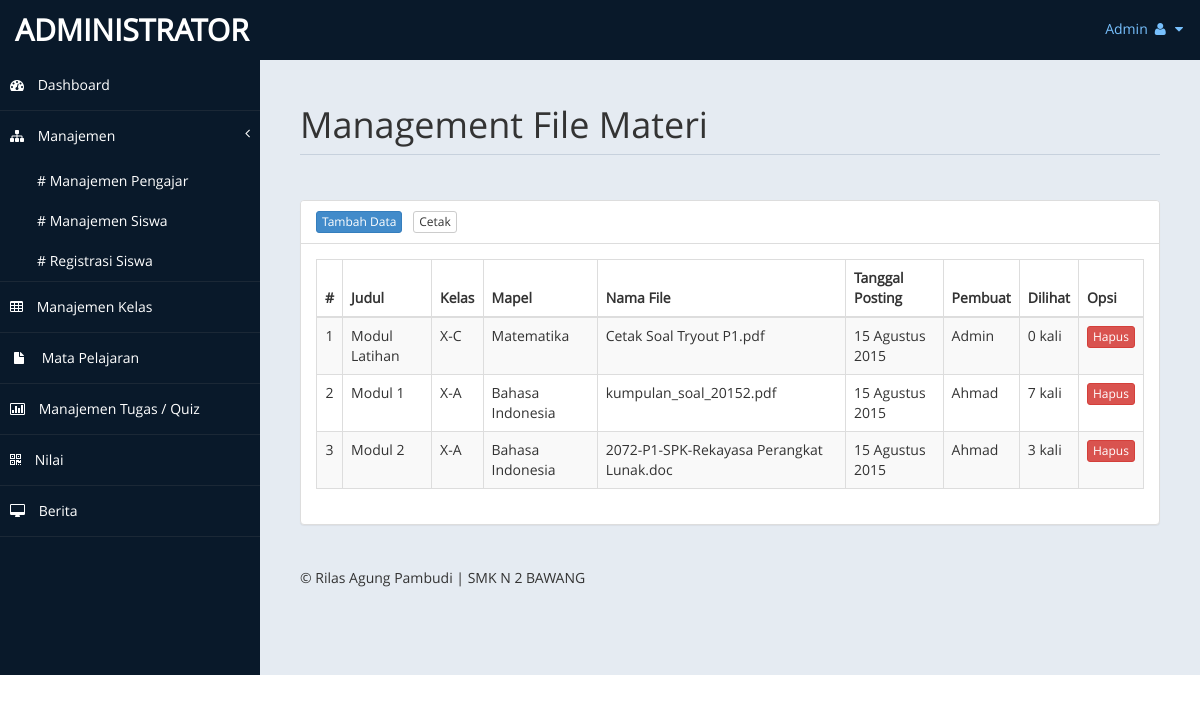
The page /admin/index.php?page=materi (signed in) on the database as committed earlier.
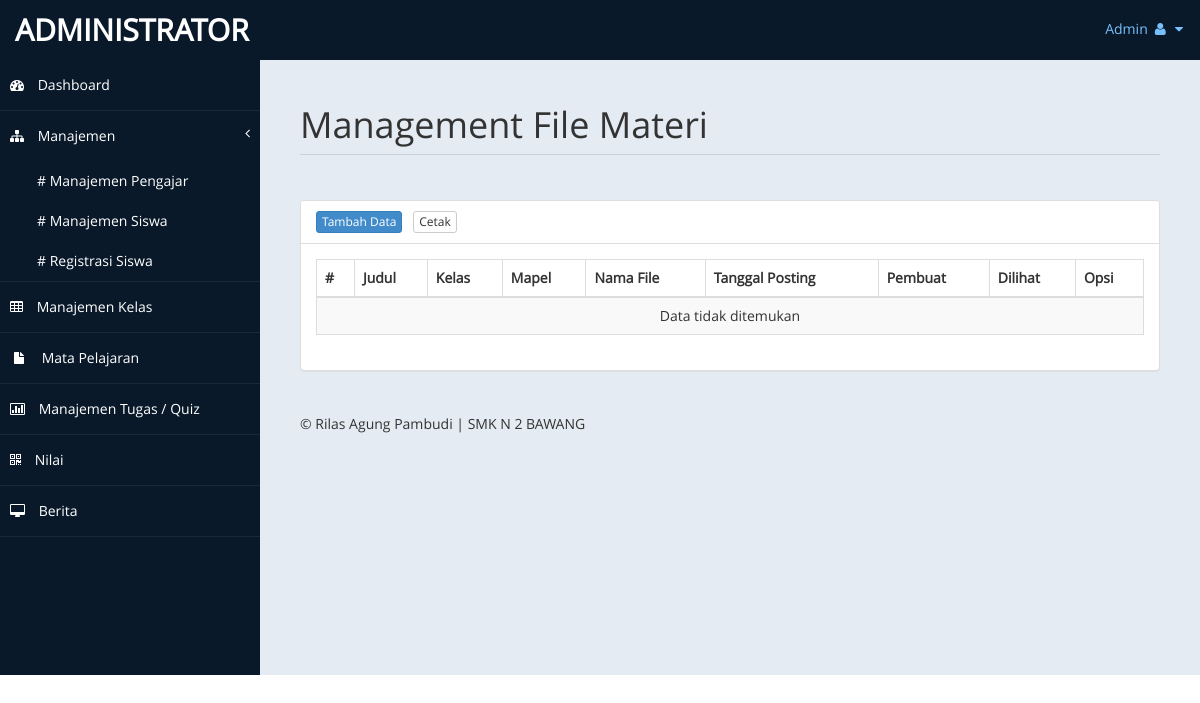
The same page on the database as committed later.
### tables this page shows
CREATE TABLE `tb_file_materi` (
  `id_materi` int(11) NOT NULL,
  `judul` varchar(200) NOT NULL,
  `id_kelas` int(4) NOT NULL,
  `id_mapel` int(4) NOT NULL,
  `nama_file` varchar(250) NOT NULL,
  `tgl_posting` date NOT NULL,
  `pembuat` varchar(10) NOT NULL
);

CREATE TABLE `tb_kelas` (
  `id_kelas` int(11) NOT NULL,
  `nama_kelas` varchar(50) NOT NULL,
  `ruang` varchar(20) NOT NULL,
  `wali_kelas` int(5) NOT NULL,
  `ketua_kelas` int(5) NOT NULL,
  `tingkatan` int(10) DEFAULT NULL
);

CREATE TABLE `tb_mapel` (
  `id` int(11) NOT NULL,
  `kode_mapel` varchar(10) NOT NULL,
  `mapel` varchar(100) NOT NULL
);

CREATE TABLE `tb_pengajar` (
  `id_pengajar` int(11) NOT NULL,
  `nip` varchar(20) NOT NULL,
  `nama_lengkap` varchar(50) NOT NULL,
  `tempat_lahir` varchar(20) DEFAULT NULL,
  `tgl_lahir` date DEFAULT NULL,
  `jenis_kelamin` enum('L','P') DEFAULT NULL,
  `agama` varchar(20) DEFAULT NULL,
  `no_telp` varchar(15) DEFAULT NULL,
  `email` varchar(100) DEFAULT NULL,
  `alamat` text,
  `jabatan` varchar(20) DEFAULT NULL,
  `foto` varchar(100) DEFAULT NULL,
  `web` varchar(60) DEFAULT NULL,
  `username` varchar(40) NOT NULL,
  `password` varchar(40) NOT NULL,
  `pass` varchar(40) NOT NULL,
  `status` enum('aktif','tidak aktif') NOT NULL,
  `mapel` varchar(100) NOT NULL
);

### +koneksi.php (called while the page is built, shortened)
<?php
function tgl_indo($tgl) {
	$tanggal = substr($tgl,8,2);
	$bulan = getBulan(substr($tgl,5,2));
	$tahun = substr($tgl,0,4);
	return $tanggal.' '.$bulan.' '.$tahun;
}
function getBulan($bln){
	switch ($bln){
		case 8:
			return "Agustus";
			break;
	}
}
?>

### admin/inc/materi.php (the view, shortened to what the changed rows need)
<div class="row">
    <div class="col-md-12">
        <h1 class="page-header">Management File Materi</h1>
    </div>
</div>
<?php
if(@$_GET['action'] == '') { ?>
	<div class="row">
		<div class="col-md-12">
	        <div class="panel panel-default">
	            <div class="panel-body">
	                <div class="table-responsive">
	                    <table class="table table-striped table-bordered table-hover" id="datamateri">
	                        <thead>
	                            <tr>
	                                <th>#</th>
	                                <th>Judul</th>
	                                <th>Kelas</th>
	                                <th>Mapel</th>
	                                <th>Nama File</th>
	                                <th>Tanggal Posting</th>
	                                <th>Pembuat</th>
	                                <th>Dilihat</th>
	                                <th>Opsi</th>
	                            </tr>
	                        </thead>
	                        <tbody>
	                        <?php
	                        $no = 1;
	                        if(@$_SESSION[admin]) {
		                        $sql_materi = mysqli_query($db, "SELECT * FROM tb_file_materi JOIN tb_kelas ON tb_file_materi.id_kelas = tb_kelas.id_kelas JOIN tb_mapel ON tb_file_materi.id_mapel = tb_mapel.id") or die($db->error);
	                        } else if(@$_SESSION[pengajar]) {
	                        	$sql_materi = mysqli_query($db, "SELECT * FROM tb_file_materi JOIN tb_kelas ON tb_file_materi.id_kelas = tb_kelas.id_kelas JOIN tb_mapel ON tb_file_materi.id_mapel = tb_mapel.id WHERE pembuat = '$_SESSION[pengajar]'") or die($db->error);
	                        }
	                        if(mysqli_num_rows($sql_materi) > 0) {
	                        	while($data_materi = mysqli_fetch_array($sql_materi)) { ?>
									<tr>
										<td align="center"><?php echo $no++; ?></td>
										<td><?php echo $data_materi['judul']; ?></td>
										<td><?php echo $data_materi['nama_kelas']; ?></td>
										<td><?php echo $data_materi['mapel']; ?></td>
										<td><?php echo $data_materi['nama_file']; ?></td>
										<td><?php echo tgl_indo($data_materi['tgl_posting']); ?></td>
										<td>
											<?php
											if($data_materi['pembuat'] == 'admin') {
												echo "Admin";
											} else {
												$sql_pengajar = mysqli_query($db, "SELECT * FROM tb_pengajar WHERE id_pengajar = '$data_materi[pembuat]'") or die($db->error);
												$data_pengajar = mysqli_fetch_array($sql_pengajar);
												echo $data_pengajar['nama_lengkap'];
											} ?>
										</td>
										<td><?php echo $data_materi['hits']." kali"; ?></td>
										<td align="center">
	                                        <a onclick="return confirm('Yakin akan menghapus data?');" href="?page=materi&action=hapus&IDmateri=<?php echo $data_materi['id_materi']; ?>" class="btn btn-danger btn-xs">Hapus</a>
                                        </td>
									</tr>
								<?php
	                        	}
	                        } else {
	                        	echo '<tr><td colspan="9" align="center">Data tidak ditemukan</td></tr>';
	                        } ?>
	                        </tbody>
	                    </table>
	                </div>
	            </div>
	        </div>
	    </div>
	</div>
<?php
} if(@$_GET['action'] == 'tambah') { ?>
	<div class="row">
		<div class="col-md-6">
            <div class="panel panel-default">
                <div class="panel-heading">Tambah File Materi &nbsp; <a href="?page=materi" class="btn btn-warning btn-xs">Kembali</a></div>
                <div class="panel-body">
	                <?php
	                if(@$_SESSION[admin]) { ?>
	                	<form method="post" enctype="multipart/form-data">
	                    	<div class="form-group">
	                            <label>Judul *</label>
	                            <input type="text" name="judul" class="form-control" required />
	                        </div>
	                        <div class="form-group">
	                            <label>Mapel *</label>
	                            <select name="mapel" class="form-control" required>
	                            	<option value="">- Pilih -</option>
	                            	<?php
	                            	$sql_mapel = mysqli_query($db, "SELECT * FROM tb_mapel") or die ($db->error);
	                            	while($data_mapel = mysqli_fetch_array($sql_mapel)) {
	                            		echo '<option value="'.$data_mapel['id'].'">'.$data_mapel['mapel'].'</option>';
	                            	} ?>
	                            </select>
	                        </div>
	                        <div class="form-group">
	                            <label>Kelas *</label>
	                            <select name="kelas" class="form-control" required>
	                            	<option value="">- Pilih -</option>
	                            	<?php
	                            	$sql_kelas = mysqli_query($db, "SELECT * FROM tb_kelas") or die ($db->error);
	                            	while($data_kelas = mysqli_fetch_array($sql_kelas)) {
	                            		echo '<option value="'.$data_kelas['id_kelas'].'">'.$data_kelas['nama_kelas'].'</option>';
	                            	} ?>
	                            </select>
	                        </div>
	                        <div class="form-group">
	                            <label>File *</label>
	                            <input type="file" name="materi" class="form-control" required />
	                        </div>
	                        <div class="form-group">
	                            <input type="submit" name="simpan" value="Simpan" class="btn btn-success" />
	                            <input type="reset" value="Reset" class="btn btn-danger" />
	                        </div>
	                    </form>
					<?php
	                } else if(@$_SESSION[pengajar]) { ?>
	                    <form method="post" enctype="multipart/form-data">
	                    	<div class="form-group">
	                            <label>Judul *</label>
	                            <input type="text" name="judul" class="form-control" required />
	                        </div>
	                        <div class="form-group">
	                            <label>Mapel yang Anda Ajar *</label>
	                            <select name="mapel" class="form-control" required>
	                            	<option value="">- Pilih -</option>
	                            	<?php
	                            	$sql_mapel_ajar = mysqli_query($db, "SELECT DISTINCT(id_mapel) FROM tb_mapel_ajar WHERE id_pengajar = '$_SESSION[pengajar]'") or die ($db->error);
	                            	while($data_mapel_ajar = mysqli_fetch_array($sql_mapel_ajar)) {
	                            		$sql_mapel = mysqli_query($db, "SELECT * FROM tb_mapel WHERE id = '$data_mapel_ajar[id_mapel]'") or die($db->error);
	                            		$data_mapel = mysqli_fetch_array($sql_mapel);
	                            		echo '<option value="'.$data_mapel_ajar['id_mapel'].'">'.$data_mapel['mapel'].'</option>';
	                            	} ?>
	                            </select>
	                        </div>
	                        <div class="form-group">
	                            <label>Kelas yang Anda Ajar *</label>
	                            <select name="kelas" class="form-control" required>
	                            	<option value="">- Pilih -</option>
	                            	<?php
	                            	$sql_kelas = mysqli_query($db, "SELECT * FROM tb_kelas_ajar JOIN tb_kelas ON tb_kelas_ajar.id_kelas = tb_kelas.id_kelas WHERE tb_kelas_ajar.id_pengajar = '$_SESSION[pengajar]'") or die ($db->error);
	                            	while($data_kelas = mysqli_fetch_array($sql_kelas)) {
	                            		echo '<option value="'.$data_kelas['id_kelas'].'">'.$data_kelas['nama_kelas'].'</option>';
	                            	} ?>
	                            </select>
	                        </div>
	                        <div class="form-group">
	                            <label>File *</label>
	                            <input type="file" name="materi" class="form-control" required />
	                        </div>
	                        <div class="form-group">
	                            <input type="submit" name="simpan" value="Simpan" class="btn btn-success" />
	                            <input type="reset" value="Reset" class="btn btn-danger" />
	                        </div>
	                    </form>
                    <?php
	                }
                    if(@$_POST['simpan']) {
                    	$judul = @mysqli_real_escape_string($db, $_POST['judul']);
                        $mapel = @mysqli_real_escape_string($db, $_POST['mapel']);
                        $kelas = @mysqli_real_escape_string($db, $_POST['kelas']);
                        $sumber = @$_FILES['materi']['tmp_name'];
                        $target = 'file_materi/';
                        $nama_file = @$_FILES['materi']['name'];
                        if(move_uploaded_file($sumber, $target.$nama_file)) {
                        	if(@$_SESSION[admin]) {
	                            mysqli_query($db, "INSERT INTO tb_file_materi VALUES('', '$judul', '$kelas', '$mapel', '$nama_file', now(), 'admin', '0')") or die ($db->error);
                            } else if(@$_SESSION[pengajar]) {
                            	mysqli_query($db, "INSERT INTO tb_file_materi VALUES('', '$judul', '$kelas', '$mapel', '$nama_file', now(), '$_SESSION[pengajar]', '0')") or die ($db->error);
                            }
                            echo '<script>window.location="?page=materi";</script>';
                        } else {
                            echo '<script>alert("Gagal menambah materi, file gagal diupload, coba lagi!");</script>';
                        }
                    } ?>
                </div>
            </div>
        </div>
	</div>
<?php
} else if(@$_GET['action'] == 'hapus') {
	mysqli_query($db, "DELETE FROM tb_file_materi WHERE id_materi = '$_GET[IDmateri]'") or die($db->error);
	echo "<script>window.location='?page=materi';</script>";
} ?>

Rows that differ between the two databases and show on the page:
no longer on this page (row edited): tb_file_materi: judul "Modul Latihan", id_kelas.nama_kelas "X-C", id_mapel.mapel "Matematika", nama_file "Cetak Soal Tryout P1.pdf", tgl_posting "15 Agustus 2015", pembuat "Admin", hits "0"
no longer on this page (row edited): tb_file_materi: judul "Modul 1", id_kelas.nama_kelas "X-A", id_mapel.mapel "Bahasa Indonesia", nama_file "kumpulan_soal_20152.pdf", tgl_posting "15 Agustus 2015", tb_pengajar.nama_lengkap "Ahmad", hits "7"
no longer on this page (row edited): tb_file_materi: judul "Modul 2", id_kelas.nama_kelas "X-A", id_mapel.mapel "Bahasa Indonesia", nama_file "2072-P1-SPK-Rekayasa Perangkat Lunak.doc", tgl_posting "15 Agustus 2015", tb_pengajar.nama_lengkap "Ahmad", hits "3"
Other text that changed with them:
text now shown: "Data tidak ditemukan"
